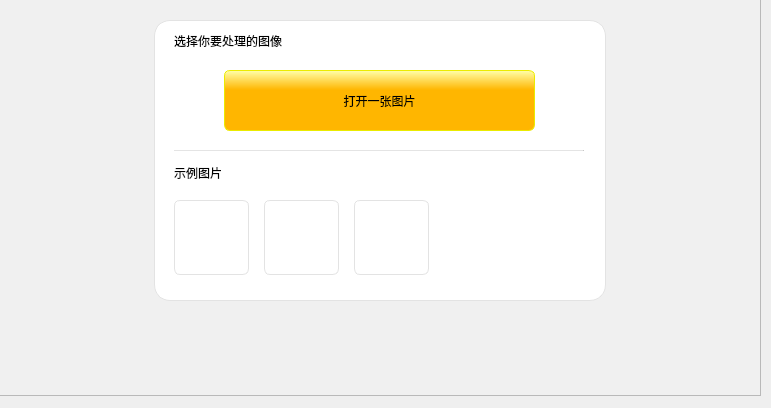
      <widget class="QWidget" name="page_14">
       <widget class="QScrollArea" name="scrollArea_2">
        <property name="geometry">
         <rect>
          <x>-1</x>
          <y>-3</y>
          <width>762</width>
          <height>399</height>
         </rect>
        </property>
        <property name="mouseTracking">
         <bool>true</bool>
        </property>
        <property name="acceptDrops">
         <bool>true</bool>
        </property>
        <property name="styleSheet">
         <string notr="true">background-color: rgb(240, 240, 240);
border-color: rgb(255, 255, 255);</string>
        </property>
        <property name="widgetResizable">
         <bool>true</bool>
        </property>
        <property name="alignment">
         <set>Qt::AlignCenter</set>
        </property>
        <widget class="QWidget" name="scrollAreaWidgetContents_2">
         <property name="geometry">
          <rect>
           <x>0</x>
           <y>0</y>
           <width>760</width>
           <height>397</height>
          </rect>
         </property>
        </widget>
       </widget>
       <widget class="QFrame" name="frame">
        <property name="geometry">
         <rect>
          <x>154</x>
          <y>20</y>
          <width>452</width>
          <height>281</height>
         </rect>
        </property>
        <property name="styleSheet">
         <string notr="true">
QFrame
{
background-color: rgb(255, 255, 255);
}
QFrame#frame
{
border:1px solid #e3e3e3;
border-radius:16px;
}</string>
        </property>
        <property name="frameShape">
         <enum>QFrame::StyledPanel</enum>
        </property>
        <property name="frameShadow">
         <enum>QFrame::Raised</enum>
        </property>
        <widget class="QLabel" name="label_17">
         <property name="geometry">
          <rect>
           <x>20</x>
           <y>10</y>
           <width>111</width>
           <height>21</height>
          </rect>
         </property>
         <property name="text">
          <string>选择你要处理的图像</string>
         </property>
        </widget>
        <widget class="QPushButton" name="open">
         <property name="geometry">
          <rect>
           <x>70</x>
           <y>50</y>
           <width>311</width>
           <height>61</height>
          </rect>
         </property>
         <property name="cursor">
          <cursorShape>PointingHandCursor</cursorShape>
         </property>
         <property name="autoFillBackground">
          <bool>false</bool>
         </property>
         <property name="styleSheet">
          <string notr="true">QPushButton{
border-style:outset;
border:1px solid #ebeb00;
border-radius:6px;
	
	
	font: 75 28pt &quot;Berlin Sans FB Demi&quot;;
	font: 75 24pt &quot;微软雅黑&quot;;
	
	background-color: qlineargradient(spread:pad, x1:0, y1:1, x2:0, y2:0, stop:0.676136 rgba(255, 182, 0, 255), stop:1 rgba(255, 255, 171, 255));

}
QPushButton:hover{
background-color: qlineargradient(spread:pad, x1:0, y1:1, x2:0, y2:0, stop:0.676136 rgba(255, 255, 93, 255), stop:1 rgba(255, 255, 171, 255));
color: rgb(255, 170, 0);
}

</string>
         </property>
         <property name="text">
          <string>打开一张图片</string>
         </property>
         <property name="checkable">
          <bool>true</bool>
         </property>
         <property name="autoExclusive">
          <bool>true</bool>
         </property>
         <property name="autoDefault">
          <bool>false</bool>
         </property>
        </widget>
        <widget class="QLabel" name="label_21">
         <property name="geometry">
          <rect>
           <x>20</x>
           <y>142</y>
           <width>61</width>
           <height>21</height>
          </rect>
         </property>
         <property name="text">
          <string>示例图片</string>
         </property>
        </widget>
        <widget class="Line" name="line_3">
         <property name="geometry">
          <rect>
           <x>20</x>
           <y>130</y>
           <width>410</width>
           <height>1</height>
          </rect>
         </property>
         <property name="styleSheet">
          <string notr="true">background-color: rgb(198, 198, 198);</string>
         </property>
         <property name="orientation">
          <enum>Qt::Horizontal</enum>
         </property>
        </widget>
        <widget class="QPushButton" name="pushButton_4">
         <property name="geometry">
          <rect>
           <x>20</x>
           <y>180</y>
           <width>75</width>
           <height>75</height>
          </rect>
         </property>
         <property name="cursor">
          <cursorShape>PointingHandCursor</cursorShape>
         </property>
         <property name="styleSheet">
          <string notr="true">QPushButton{
border-style:outset;
border:1px solid #e3e3e3;
border-radius:6px;
}</string>
         </property>
         <property name="text">
          <string/>
         </property>
         <property name="icon">
          <iconset resource="menu.qrc">
           <normaloff>:/images/exm1.jpg</normaloff>:/images/exm1.jpg</iconset>
         </property>
         <property name="iconSize">
          <size>
           <width>86</width>
           <height>69</height>
          </size>
         </property>
         <property name="checkable">
          <bool>true</bool>
         </property>
         <property name="autoExclusive">
          <bool>true</bool>
         </property>
        </widget>
        <widget class="QPushButton" name="pushButton_5">
         <property name="geometry">
          <rect>
           <x>110</x>
           <y>180</y>
           <width>75</width>
           <height>75</height>
          </rect>
         </property>
         <property name="cursor">
          <cursorShape>PointingHandCursor</cursorShape>
         </property>
         <property name="styleSheet">
          <string notr="true">QPushButton{
border-style:outset;
border:1px solid #e3e3e3;
border-radius:6px;
}</string>
         </property>
         <property name="text">
          <string/>
         </property>
         <property name="icon">
          <iconset resource="menu.qrc">
           <normaloff>:/images/2.jpg</normaloff>:/images/2.jpg</iconset>
         </property>
         <property name="iconSize">
          <size>
           <width>80</width>
           <height>69</height>
          </size>
         </property>
         <property name="checkable">
          <bool>true</bool>
         </property>
         <property name="autoExclusive">
          <bool>true</bool>
         </property>
        </widget>
        <widget class="QPushButton" name="pushButton_6">
         <property name="geometry">
          <rect>
           <x>200</x>
           <y>180</y>
           <width>75</width>
           <height>75</height>
          </rect>
         </property>
         <property name="cursor">
          <cursorShape>PointingHandCursor</cursorShape>
         </property>
         <property name="styleSheet">
          <string notr="true">QPushButton{
border-style:outset;
border:1px solid #e3e3e3;
border-radius:6px;
}</string>
         </property>
         <property name="text">
          <string/>
         </property>
         <property name="icon">
          <iconset resource="menu.qrc">
           <normaloff>:/images/21860139_1370763185270.jpg</normaloff>:/images/21860139_1370763185270.jpg</iconset>
         </property>
         <property name="iconSize">
          <size>
           <width>70</width>
           <height>69</height>
          </size>
         </property>
         <property name="checkable">
          <bool>true</bool>
         </property>
         <property name="autoExclusive">
          <bool>true</bool>
         </property>
        </widget>
       </widget>
      </widget>
